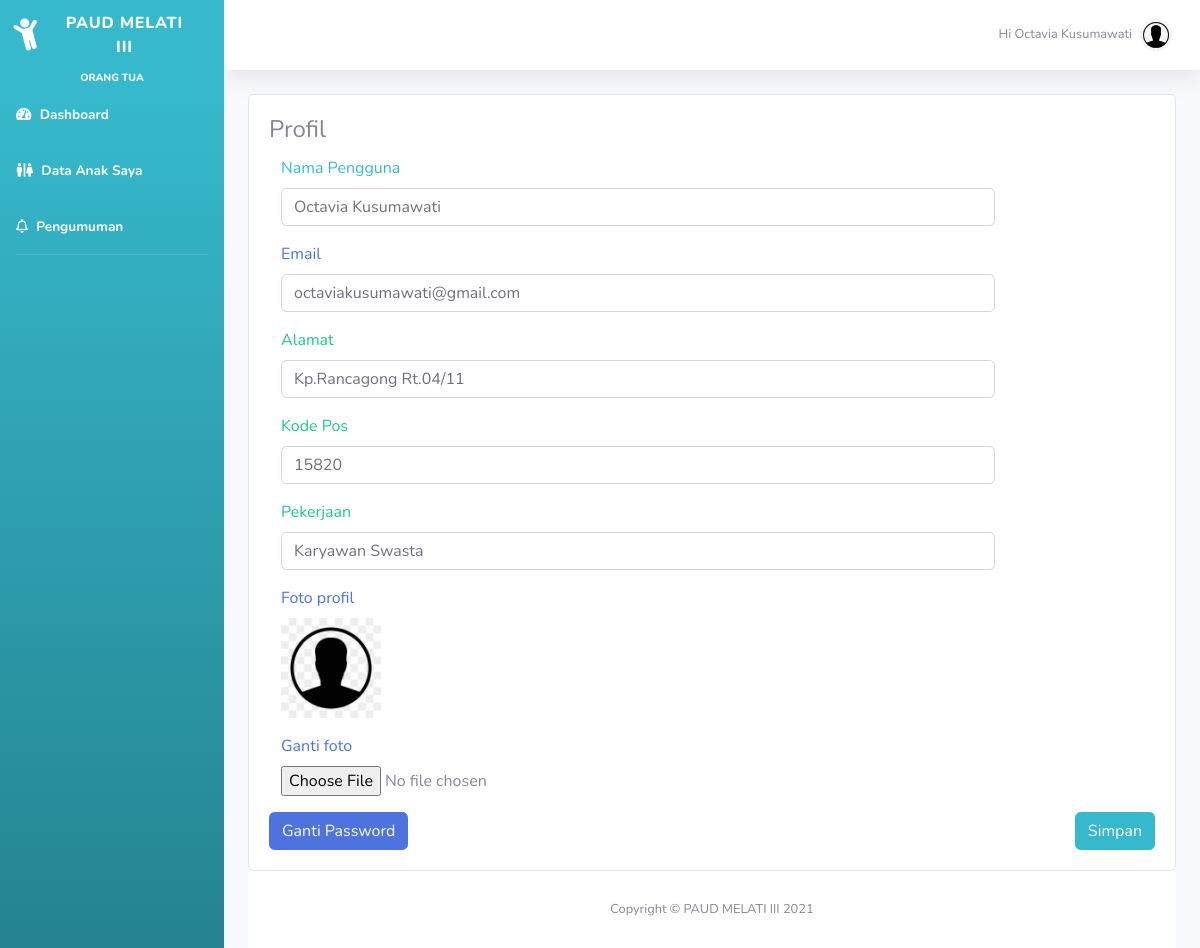
The page /index.php?page=profil (signed in) on the database its author committed.
### tables this page shows
CREATE TABLE `tb_user` (
  `id` int(12) NOT NULL,
  `foto` varchar(50) DEFAULT NULL,
  `name` varchar(25) NOT NULL,
  `email` varchar(30) NOT NULL,
  `password` varchar(256) NOT NULL,
  `tingkat` enum('bendahara','admin','orang tua','') NOT NULL
);

CREATE TABLE `tb_orang_tua` (
  `id` int(11) NOT NULL,
  `id_user` int(25) NOT NULL,
  `address` varchar(100) NOT NULL,
  `post_code` varchar(10) NOT NULL,
  `pekerjaan` varchar(30) NOT NULL
);

### index.php (the view, shortened to what this page needs)
<?php
include('config/koneksi.php');
$page = $_GET['page'];
$aksi = $_GET['aksi'];
$data = $koneksi->query("SELECT * FROM tb_user WHERE id = '" . $_SESSION['id'] . "'")->fetch_assoc();
$tingkat = $data['tingkat'];
include('layout/header.php');
?>
<div id="wrapper">
  <ul class="navbar-nav bg-gradient-info sidebar sidebar-dark accordion" id="accordionSidebar">
    <a class="sidebar-brand d-flex align-items-center justify-content-center" href="index.html">
      <div class="sidebar-brand-icon rotate-n-15">
        <i class="fas fa-child"></i>
      </div>
      <div class="sidebar-brand-text mx-4">PAUD MELATI III <sup></sup></div>
    </a>
    <div class="sidebar-heading text-center text-light">
      <?= $tingkat; ?>
    </div>
    <li class="nav-item active">
      <a class="nav-link" href="index.php">
        <i class="fas fa-tachometer-alt"></i>
        <span>Dashboard</span></a>
    </li>
    <?php
    if ($tingkat == 'orang tua') {
    ?>
      <li class="nav-item active">
        <a class="nav-link" href="index.php?page=anak-saia">
          <i class="fas fa-restroom"></i>
          <span>Data Anak Saya</span></a>
      </li>
      <li class="nav-item active">
        <a class="nav-link" href="index.php?page=pengumuman">
          <i class="far fa-bell"></i>
          <span>Pengumuman</span></a>
      </li>
    <?php } ?>
    <hr class="sidebar-divider">
  </ul>
  <div id="content-wrapper" class="d-flex flex-column">
    <div id="content">
      <nav class="navbar navbar-expand navbar-light bg-white topbar mb-4 static-top shadow">
        <ul class="navbar-nav ml-auto">
          <li class="nav-item dropdown no-arrow">
            <a class="nav-link dropdown-toggle" href="#" id="userDropdown" role="button" data-toggle="dropdown" aria-haspopup="true" aria-expanded="false">
              <span class="mr-2 d-none d-lg-inline text-gray-600 small">Hi <?php echo $data['name']; ?></span>
              <img class="img-profile rounded-circle" src="upload/profile/<?php echo $data['foto']; ?>">
            </a>
          </li>
        </ul>
      </nav>
      <div class="container">
        <?php
        if (!empty($page)) {
          if ($tingkat == 'admin') {
            switch ($page) {
              case 'dashboard':
                $title = "dashboard";
                include "page/dashboard.php";
                break;
              case 'managemen-user':
                include "page/Management/User/ManagementUser.php";
                break;
              case 'managemen-orangtua':
                if ($aksi == 'lihat') {
                  include "page/Management/Ortu/Aksi/lihat.php";
                } else {
                  include "page/Management/Ortu/management_orangtua.php";
                }
                break;
              case 'managemen-siswa':
                if ($aksi == 'lihat') {
                  include "page/Management/Ortu/Aksi/lihat.php";
                } else {
                  include "page/Management/Siswa/management_siswa.php";
                }
                break;
              case 'tahun-ajaran':
                include "page/TahunAjaran/tahunajaran.php";
                break;
              case 'transaksi':
                if ($aksi == 'rincian') {
                  include "page/Bendahara/rincian.php";
                } else {
                  include "page/Bendahara/transaksi.php";
                }
                break;
              case 'profil':
                include "profil.php";
                break;
              case 'pengumuman':
                include "Pengumum/pengumuman.php";
                break;
              default:
                include "page/dashboard.php";
                break;
            }
          } else {
            switch ($page) {
              case 'profil':
                include "profil.php";
                break;
            }
          }
        } else {
          include "page/dashboard.php";
        }
        ?>
      </div>
      <?php
      include('layout/footer.php');
      ?>

### profil.php (shortened to what this page needs)
<?php
$id = $_SESSION['id'];
$sql = $koneksi->query("SELECT * FROM tb_user INNER JOIN tb_orang_tua ON tb_orang_tua.id_user = tb_user.id WHERE tb_user.id = $id ");
$tampil = $sql->fetch_assoc();
$admin = $koneksi->query("SELECT * FROM tb_user WHERE id = $id")->fetch_array();
if ($admin['tingkat'] == 'admin' || $admin['tingkat'] == 'bendahara') {
?>
    <div class="card card-outline-danger">
        <form action="" method="POST" enctype="multipart/form-data">
            <div class="card-body">
                <h4 class="card-title">Profil</h4>
                <div class="row">
                    <div class="col-lg-3">
                        <div class="form-group">
                            <label for="">Pratinjau Foto</label>
                            <img id="img-preview" src="http://localhost/pembayaran-paud-melati/upload/profile/<?= $admin['foto']; ?>" class="rounded img-responsive" width="250" height="250" id="img-preview">
                        </div>
                        <div class="form-group">
                            <label>Foto</label>
                            <label class="float-right">
                                <a href="#" data-toggle="tooltip" title="Klik untuk menghapus foto yang sudah dipilih" style="display:none" id="img-reset">
                                    <code class="text-right">Hapus Foto</code>
                                </a>
                            </label>
                            <div class="input-group">
                                <div class="input-group-prepend">
                                    <div class="input-group-text">
                                        <i class="fas fa-file-image"></i>
                                    </div>
                                </div>
                                <div class="custom-file">
                                    <input type="file" class="custom-file-input" name="foto" id="img-file">
                                    <label class="custom-file-label" id="img-name">Pilih Foto</label>
                                </div>
                            </div>
                        </div>
                    </div>
                    <div class="col-lg">
                        <div class="form-group">
                            <label class="text-info">Nama Pengguna</label>
                            <div class="col-sm-10">
                                <input type="text" onkeydown="preventNumberInput(event)" onkeyup="preventNumberInput(event)" name="name" class="form-control" value="<?php echo $admin['name']; ?>" />
                            </div>
                        </div>
                        <div class="form-group">
                            <label class="text-primary">Email</label>
                            <div class="col-sm-10">
                                <input type="email" name="email" class="form-control" value="<?php echo $admin['email']; ?>" />
                            </div>
                        </div>
                    </div>
                </div>
            </div>
            <div class="card-footer text-right">
                <div class="buttons">
                    <button type="button" class="btn btn-success" data-toggle="modal" data-target="#gantiPassword"> Ganti Password </button>
                    <button type="submit" name="simpan_admin" class="btn btn-primary"> Simpan </button>
                </div>
            </div>
        </form>
    </div>
    <div class="modal fade" id="gantiPassword" tabindex="-1" role="dialog" aria-labelledby="gantiPasswordLabel" aria-hidden="true">
        <div class="modal-dialog" role="document">
            <div class="modal-content">
                <div class="modal-header">
                    <h5 class="modal-title" id="gantiPasswordLabel">Ganti Password</h5>
                    <button type="button" class="close" data-dismiss="modal" aria-label="Close">
                        <span aria-hidden="true">&times;</span>
                    </button>
                </div>
                <form action="" method="POST">
                    <div class="modal-body">
                        <div class="form-group">
                            <label for="">Password Lama</label>
                            <input type="password" name="password_lama" class="form-control" />
                        </div>
                        <div class="form-group">
                            <label for="">Password Baru</label>
                            <input type="password" name="password_baru" class="form-control" />
                        </div>
                    </div>
                    <div class="modal-footer">
                        <button type="button" class="btn btn-secondary" data-dismiss="modal">Close</button>
                        <button type="submit" class="btn btn-primary" name="ganti_password">Save changes</button>
                    </div>
                </form>
            </div>
        </div>
    </div>
    <?php
    if (isset($_POST['ganti_password'])) {
        $passwordLama = $_POST['password_lama'];
        $passwordBaru = $_POST['password_baru'];
        $passfix        = md5($passwordBaru);
        if (md5($passwordLama) == $admin['password']) {
            $koneksi->query("UPDATE tb_user SET password='$passfix' WHERE id='$id'");
            echo "<script type='text/javascript'>alert('Berhasil ganti password!'); window.location.href='index.php';</script>";
        } else {
            echo "<script type='text/javascript'>alert('Password lama tidak cocok!');</script>";
        }
    }
    if (isset($_POST['simpan_admin'])) {
        $name = $_POST['name'];
        $email = $_POST['email'];
        $foto     = $_FILES['foto']['name'];
        $file     = $_FILES['foto']['tmp_name'];
        $size     = $_FILES['foto']['size'];
        $tipe     = $_FILES['foto']['type'];
        $folder   = "upload/profile/";
        $saring   = array('gif', 'png', 'jpg');
        $ext      = pathinfo($foto, PATHINFO_EXTENSION);
        if (strlen($foto)) {
            $ext = pathinfo($foto, PATHINFO_EXTENSION);
            if (in_array($ext, $saring)) {
                if ($size < 5242880) {
                    $img     = sha1($foto);
                    if (move_uploaded_file($file, $folder . $img)) {
                        $koneksi->query("UPDATE tb_user SET name='$name',
                        email='$email', foto='$img' WHERE id='$id'");
    ?>
                        <script type="text/javascript">
                            alert("Data berhasil disimpan!");
                            window.location.href = "index.php?page=profil";
                        </script>
                    <?php
                    } else {
                    ?>
                        <script type="text/javascript">
                            alert("Error!");
                        </script>
                    <?php
                    }
                } else {
                    ?>
                    <script type="text/javascript">
                        alert("Ukuran gambar terlalu besar! (Max : 5MB)");
                    </script>
                <?php
                }
            } else {
                ?>
                <script type="text/javascript">
                    alert("Format gambar tidak dizinkan!");
                </script>
            <?php
            }
        } else {
            $koneksi->query("UPDATE tb_user SET name='$name',
            email='$email' WHERE id='$id'");
            ?>
            <script type="text/javascript">
                alert("Data berhasil disimpan!");
                window.location.href = "index.php";
            </script>
    <?php
        }
    }
    ?>
<?php } else { ?>
    <div class="card card-outline-danger">
        <div class="card-body">
            <h4 class="card-title">Profil</h4>
            <form method="post" enctype="multipart/form-data">
                <div class="form-group">
                    <label class="text-info col-sm-2 control-label">Nama Pengguna</label>
                    <div class="col-sm-10">
                        <input type="text" onkeydown="preventNumberInput(event)" onkeyup="preventNumberInput(event)" name="name" class="form-control" value="<?php echo $tampil['name']; ?>" />
                    </div>
                </div>
                <div class="form-group">
                    <label class="text-primary col-sm-2 control-label">Email</label>
                    <div class="col-sm-10">
                        <input type="email" name="email" class="form-control" value="<?php echo $tampil['email']; ?>" />
                    </div>
                </div>
                <div class="form-group">
                    <label class="text-success col-sm-2 control-label">Alamat</label>
                    <div class="col-sm-10">
                        <input type="text" name="address" class="form-control" value="<?php echo $tampil['address']; ?>" />
                    </div>
                </div>
                <div class="form-group">
                    <label class="text-success col-sm-2 control-label">Kode Pos</label>
                    <div class="col-sm-10">
                        <input type="number" name="post_code" class="form-control" value="<?php echo $tampil['post_code']; ?>" />
                    </div>
                </div>
                <div class="form-group">
                    <label class="text-success col-sm-2 control-label">Pekerjaan</label>
                    <div class="col-sm-10">
                        <input type="text" onkeydown="preventNumberInput(event)" onkeyup="preventNumberInput(event)" name="pekerjaan" class="form-control" value="<?php echo $tampil['pekerjaan']; ?>" />
                    </div>
                </div>
                <div class="form-group">
                    <label class="text-primary col-sm-2 control-label">Foto profil</label>
                    <div class="col-sm-10">
                        <img  id="img-preview" src="upload/profile/<?php echo $tampil['foto']; ?>" width="100" height="100">
                    </div>
                </div>
                <div class="form-group">
                    <label class="text-primary col-sm-2 control-label">Ganti foto</label>
                    <div class="col-sm-10">
                        <input type="file" name="foto" id="img-file" />
                    </div>
                </div>
                <input style="float: right;" type="submit" name="simpan" value="Simpan" class="btn btn-info btn-rounded m-b-10 m-l-5">
            </form>
            <button type="button" class="btn btn-primary" data-toggle="modal" data-target="#gantiPasswordModal">
                Ganti Password
            </button>
        </div>
    <?php } ?>

### rows shown on the page
tb_user: tingkat "ORANG TUA", name "Octavia Kusumawati", foto (picture)
tb_orang_tua: name "Octavia Kusumawati", email "octaviakusumawati@gmail.com", address "Kp.Rancagong Rt.04/11", post_code "15820", pekerjaan "Karyawan Swasta", id_user.foto (picture)
